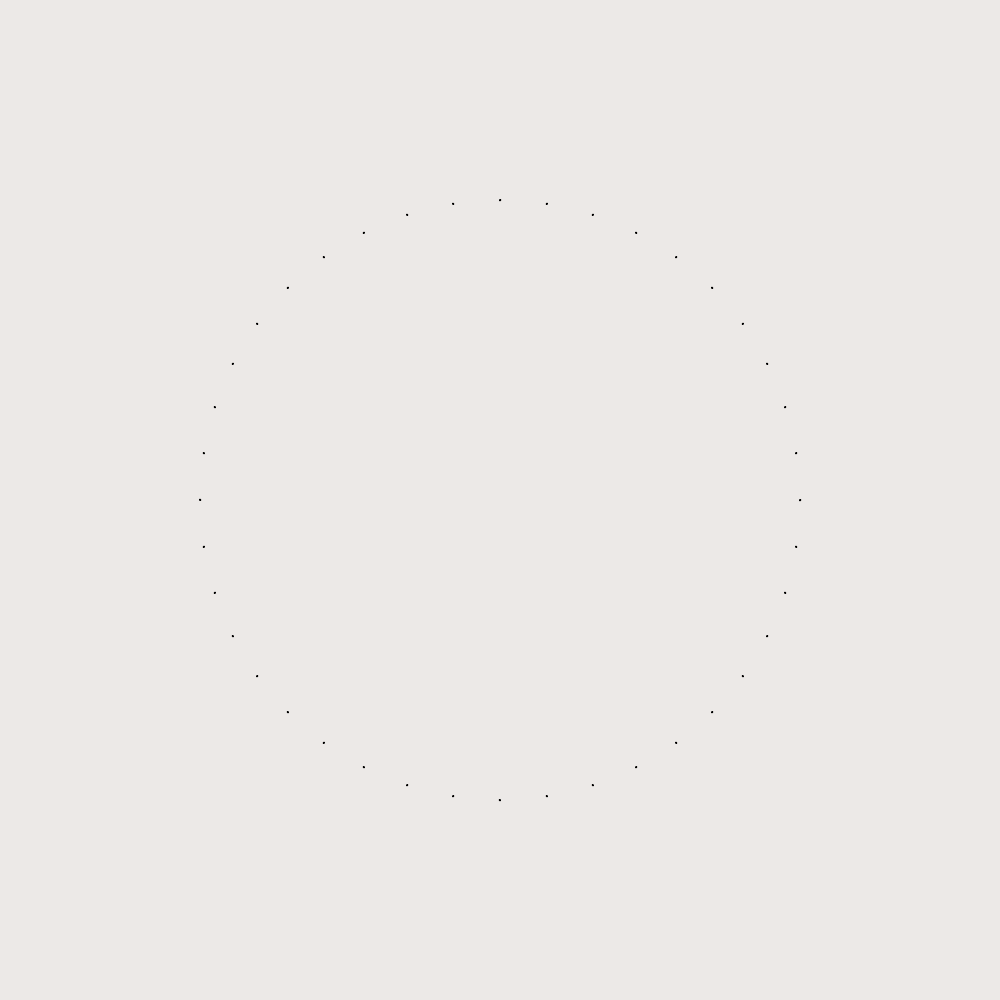
Frame 1 (no input)
Frame 60 (the mouse pressed at the canvas centre just before this capture): identical to frame 1, image omitted
Frame 120 (the mouse held since frame 60 and released just before this capture): identical to frame 1, image omitted

The Processing sketch that drew this single still picture (run headless with seeded random() and noise(); from frame 60 on, the mouse is pressed at the canvas centre):

// Processing sketch: bouncyCircle
// ── bouncyCircle.pde
PVector start1 = new PVector(0, 0);
Circle circle1 = new Circle(start1, 300, 40);

PVector start2 = new PVector(10, 0);
Circle circle2 = new Circle(start2, 300, 40);

void setup() {
  frameRate(60);
  size(1000,1000);
}

void draw() {
  translate(width/2, height/2);
  background(236, 233, 231, 0.8);
  fill(255);

  circle1.update();
  circle1.display();
  
  circle2.update();
  circle2.display();
}

void mouseClicked() {
  for (int i = 0; i < 1; i++){
    circle1.pullRandom(50);
  }
}

// ── Circle.pde
class Circle {
    PVector origin;
    float radius;
    int numSprings;
    Spring[] springs;

    Circle (PVector origin, float radius, int numSprings) {
      this.origin = origin;
      this.radius = radius;
      this.springs = this.generate(origin, radius, numSprings);
    }

    Spring[] generate(PVector origin, float radius, int numSprings) {
      //turn spacing into numSprings instead

      Spring[] springs = new Spring[numSprings];
      
      float angle;
      PVector springOrigin;
      PVector unit;
      
      for (int i = 0; i < numSprings; i++){
        angle = ((float) i / numSprings) * TWO_PI;
        springOrigin = new PVector(radius * cos(angle), radius * sin(angle));
        print(i / numSprings + "\n");
        unit = PVector.sub(springOrigin, origin);
        springs[i] = new Spring(springOrigin, unit.normalize());
      }
      return springs;
    }

    void pullRandom(float dist) {
      int rand = int(random(springs.length));
      springs[rand].pull(dist);
    }

    void update() {
      
      //int rand = random(1) > 0.5? -1 : 1;
      float lDiff;
      float rDiff;
      float spread = 0.005;
      
      PVector rightForce;
      PVector leftForce;
      PVector finalForce;
      
      for (int i = 0; i < springs.length; i++){
        if (i == 0){
          lDiff = springs[springs.length - 1].getLength() - springs[i].getLength();
        }
        else {
          lDiff = springs[i - 1].getLength() - springs[i].getLength();
        }
        
        if (i == springs.length - 1){
          rDiff = springs[0].getLength() - springs[i].getLength();
        }
        else {
          rDiff = springs[i + 1].getLength() - springs[i].getLength();
        }
        
        leftForce = springs[i].magToVector(lDiff * spread);
        rightForce = springs[i].magToVector(rDiff * spread);
        finalForce = PVector.add(leftForce, rightForce);
        springs[i].pull(lDiff * 0.1);
        springs[i].pull(rDiff * 0.1);
        springs[i].update(finalForce, 0.05);
      }
    }

    void display() {
      noFill();
      //beginShape();
      for (int i = 0; i < springs.length; i++) {
        //pos = springs[i].position;
        //vertex(pos.x, pos.y);
        springs[i].display();
      }
      //endShape();
    }
  }

// ── Spring.pde
class Spring {
  PVector origin;
  PVector position;
  PVector velocity;
  PVector unit;
  float restLength;

  Spring (PVector origin, PVector unit) {
    this.origin = origin; //start
    this.position = origin.copy(); //end
    this.unit = unit;
    this.velocity = new PVector(0, 0);
    this.restLength = 0;
    print(origin + "\n");
    //print(unit + "\n");
  }

  void update(PVector extraForce, float tension) {
    PVector direction = PVector.sub(position, origin); //<>//
    float displacement = direction.mag() - restLength;

    direction.normalize();
    PVector acceleration = PVector.mult(direction, -tension * displacement); //hooke's law
    acceleration.add(extraForce);

    velocity.add(acceleration);
    velocity.mult(0.98); //dampening
    position.add(velocity);
  }

  void display() {
    stroke(0);
    fill(0);
    line(origin.x, origin.y, position.x, position.y);
    circle(position.x, position.y, 1);
  }
  
  void pull(float dist) {
    position.add(magToVector(dist));
  }

  float getLength() {
    float len = PVector.sub(position, origin).mag();
    return len;
  }

  PVector magToVector(float magnitude) {
    return PVector.mult(unit, magnitude);
  }
}
